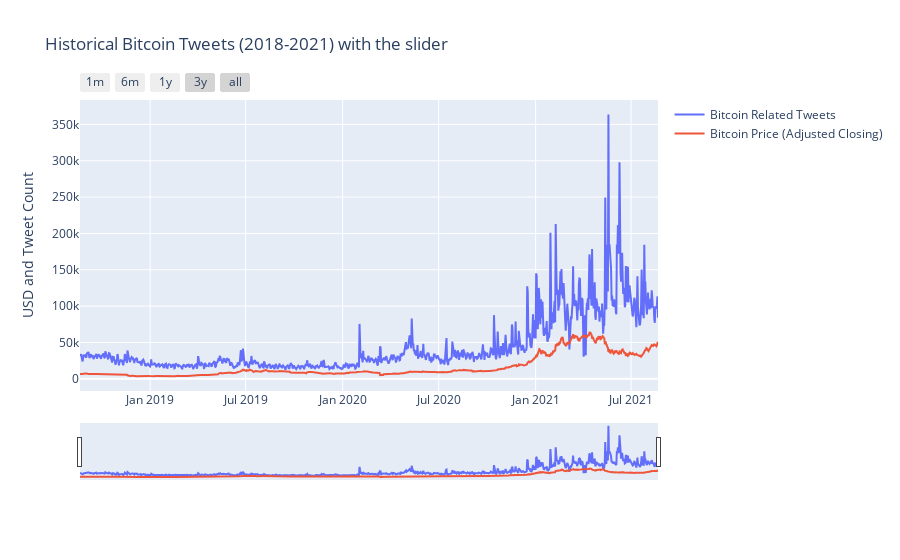

The notebook cell saved with this chart:
### Code cell
trace1 = go.Scatter(
    x = df['Date'],
    y = df['Tweets'].astype(float),
    mode = 'lines',
    name = 'Bitcoin Related Tweets'
)

trace2 = go.Scatter(
    x = df['Date'],
    y = df['Adj Close'].astype(float),
    mode = 'lines',
    name = 'Bitcoin Price (Adjusted Closing)'
)

layout = dict(
    title='Historical Bitcoin Tweets (2018-2021) with the slider',
    xaxis=dict(
        rangeselector=dict(
            buttons=list([
                dict(count=1,
                     label='1m',
                     step='month',
                     stepmode='backward'),
                dict(count=6,
                     label='6m',
                     step='month',
                     stepmode='backward'),
                dict(count=12,
                     label='1y',
                     step='month',
                     stepmode='backward'),
                dict(count=36,
                     label='3y',
                     step='month',
                     stepmode='backward'),
                dict(step='all')
            ])
        ),
        rangeslider=dict(
            visible = True
        ),
        type='date'
    ),
        yaxis=dict(
        title="USD and Tweet Count"
    )
)

data = [trace1, trace2]
fig = dict(data=data, layout=layout)
iplot(fig, filename = "Time Series with Rangeslider")

### Figure 1 — Plotly figure (JSON) as saved in the notebook; plotly's stock layout.template omitted (floating-point values rounded to 4 significant figures; data arrays with more than 128 entries replaced by an {"elided": "..."} marker saying what was removed)
{"data": [{"mode": "lines", "name": "Bitcoin Related Tweets", "type": "scatter", "x": {"elided": "1097 str values"}, "y": {"elided": "1097 float values"}}, {"mode": "lines", "name": "Bitcoin Price (Adjusted Closing)", "type": "scatter", "x": {"elided": "1097 str values"}, "y": {"elided": "1097 float values"}}], "layout": {"title": {"text": "Historical Bitcoin Tweets (2018-2021) with the slider"}, "xaxis": {"rangeselector": {"buttons": [{"count": 1, "label": "1m", "step": "month", "stepmode": "backward"}, {"count": 6, "label": "6m", "step": "month", "stepmode": "backward"}, {"count": 12, "label": "1y", "step": "month", "stepmode": "backward"}, {"count": 36, "label": "3y", "step": "month", "stepmode": "backward"}, {"step": "all"}]}, "rangeslider": {"visible": true}, "type": "date"}, "yaxis": {"title": {"text": "USD and Tweet Count"}}}}
